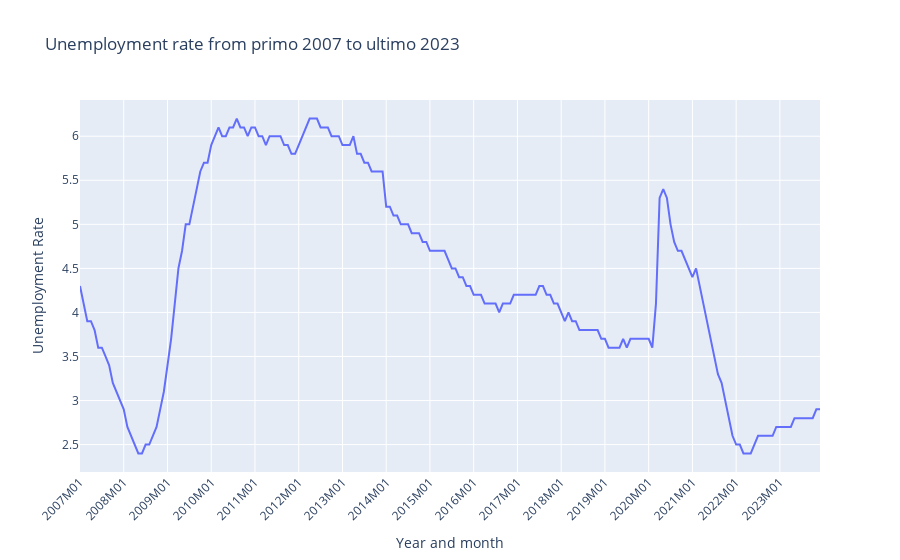

The cell this chart's notebook holds for it:
### Markdown cell above
In the plot above you can see inflation, expected inflation and fluctuation.

Since we assume expected inflation is inflation the year prior, the expected inflation is the same as inflation, but stagerred a year. The inflation is between zero and three percentage after 2009 and until 2021. In 2021 the inflation rose from around zero too ten percentage, afterwards the inflation level falls to under one percentage.

### Code cell
# We make sure that the unemployement variable is numeric
final_dataset['unemployment'] = pd.to_numeric(final_dataset['unemployment'], errors='coerce')

# Create the interactive plot with plotly
fig = px.line(final_dataset, x='year_month', y='unemployment', title='Unemployment rate from primo 2007 to ultimo 2023', labels={'unemployment': 'Unemployment Rate', 'year_month': 'Year and month'})
fig.update_layout(xaxis_tickangle=-45, xaxis=dict(tickmode='array', tickvals=final_dataset['year_month'][::12], ticktext=final_dataset['year_month'][::12]))
fig.show()

### Figure 1 — Plotly figure (JSON) as saved in the notebook; plotly's stock layout.template omitted (floating-point values rounded to 4 significant figures; data arrays with more than 128 entries replaced by an {"elided": "..."} marker saying what was removed)
{"data": [{"hovertemplate": "Year and month=%{x}<br>Unemployment Rate=%{y}<extra></extra>", "legendgroup": "", "line": {"color": "#636efa", "dash": "solid"}, "marker": {"symbol": "circle"}, "mode": "lines", "name": "", "orientation": "v", "showlegend": false, "type": "scatter", "x": {"elided": "204 str values"}, "xaxis": "x", "y": {"elided": "204 float values"}, "yaxis": "y"}], "layout": {"legend": {"tracegroupgap": 0}, "title": {"text": "Unemployment rate from primo 2007 to ultimo 2023"}, "xaxis": {"anchor": "y", "domain": [0, 1], "tickangle": -45, "tickmode": "array", "ticktext": ["2007M01", "2008M01", "2009M01", "2010M01", "2011M01", "2012M01", "2013M01", "2014M01", "2015M01", "2016M01", "2017M01", "2018M01", "2019M01", "2020M01", "2021M01", "2022M01", "2023M01"], "tickvals": ["2007M01", "2008M01", "2009M01", "2010M01", "2011M01", "2012M01", "2013M01", "2014M01", "2015M01", "2016M01", "2017M01", "2018M01", "2019M01", "2020M01", "2021M01", "2022M01", "2023M01"], "title": {"text": "Year and month"}}, "yaxis": {"anchor": "x", "domain": [0, 1], "title": {"text": "Unemployment Rate"}}}}
